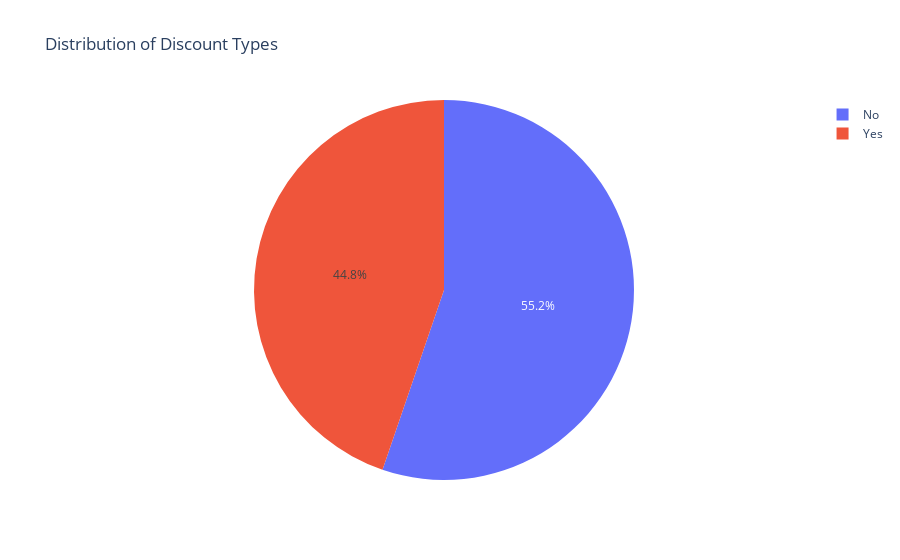

Notebook source saved alongside this figure:
### Code cell
pie3 = df["Discount"].value_counts()
discount = pie3.index
orders = pie3.values
fig = px.pie(values=orders, names=discount, title="Distribution of Discount Types")
fig.show()

### Figure 1 — Plotly figure (JSON) as saved in the notebook; plotly's stock layout.template omitted (floating-point values rounded to 4 significant figures)
{"data": [{"domain": {"x": [0, 1], "y": [0, 1]}, "hovertemplate": "label=%{label}<br>value=%{value}<extra></extra>", "labels": ["No", "Yes"], "legendgroup": "", "name": "", "showlegend": true, "type": "pie", "values": [104051, 84289]}], "layout": {"legend": {"tracegroupgap": 0}, "title": {"text": "Distribution of Discount Types"}}}
